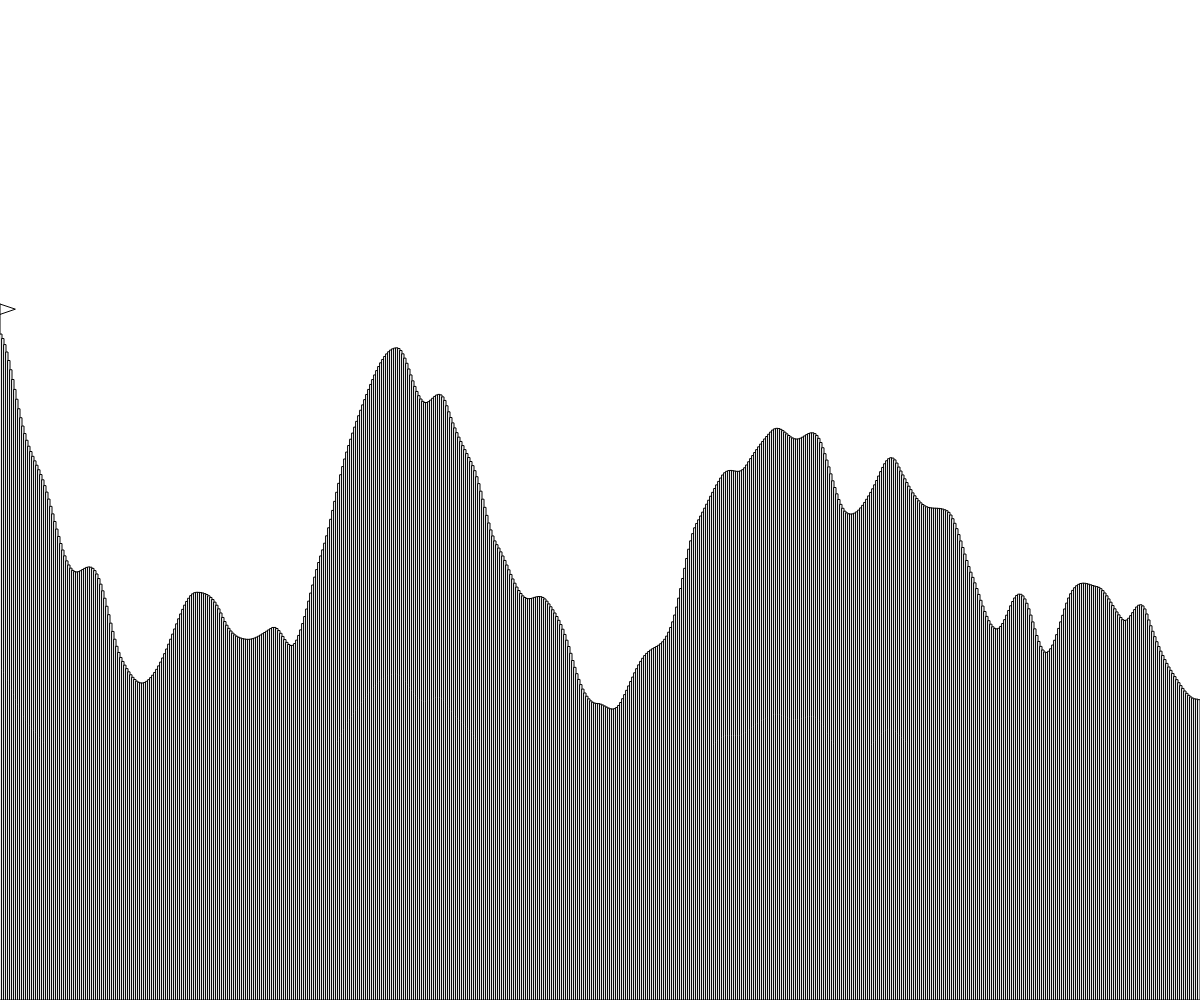
Frame 1 (no input)
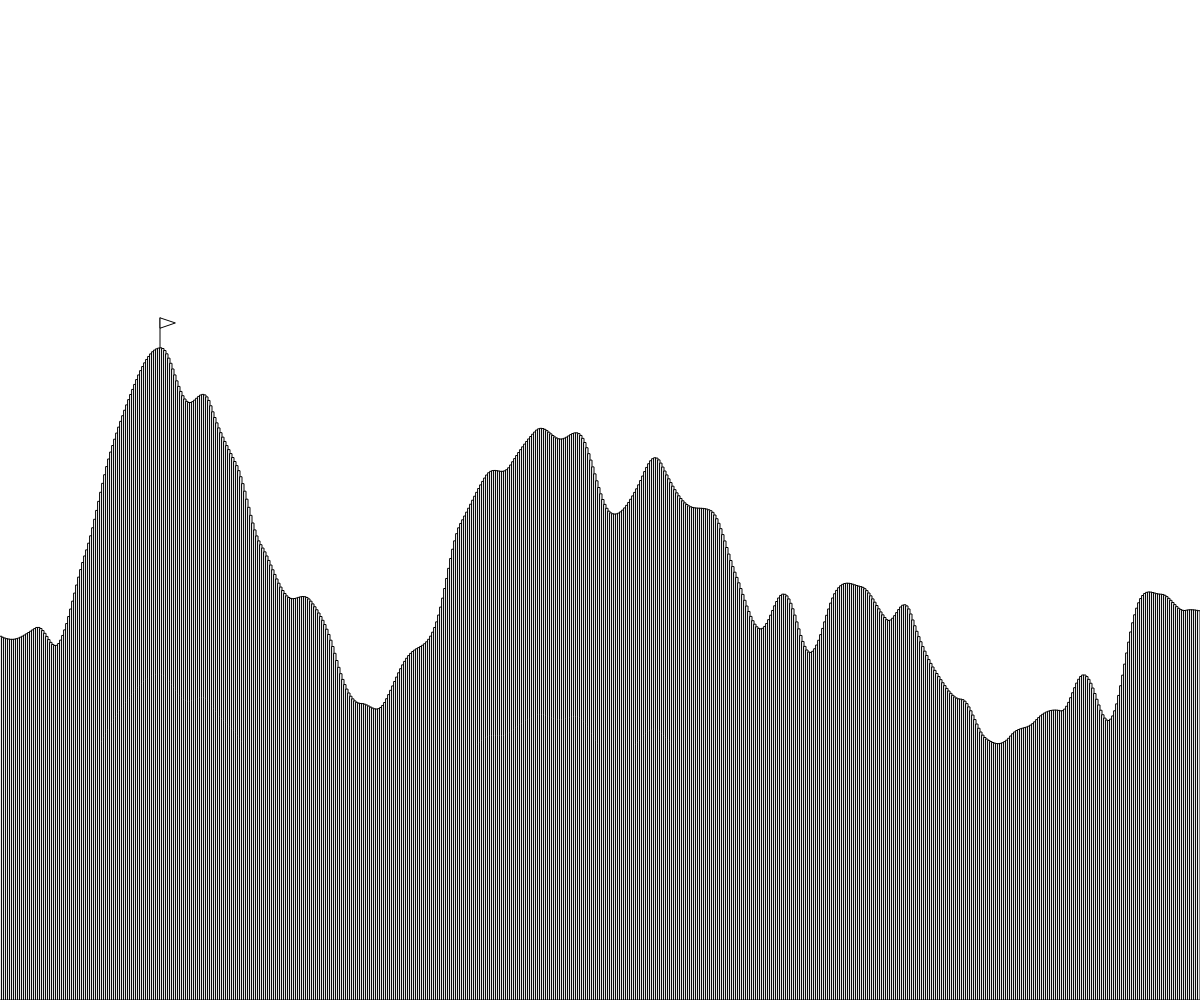
Frame 60 (no input)
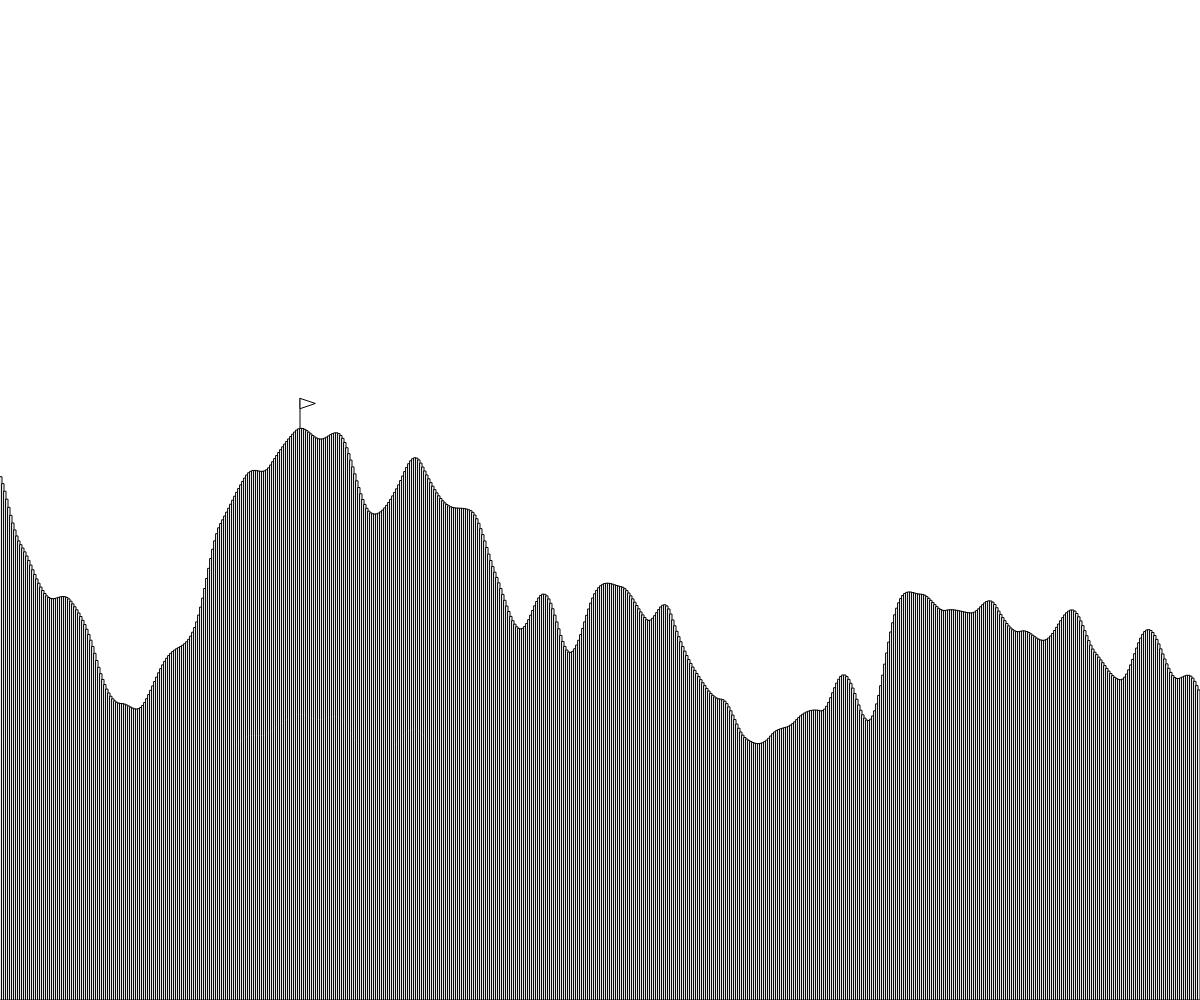
Frame 120 (the mouse pressed at the canvas centre since frame 60)

The p5.js sketch that drew these frames (run headless with seeded random() and noise() and a simulated clock; from frame 60 on, the mouse is pressed at the canvas centre):

// p5.js sketch
// ── sketch.js
// Perlin Noise Project
// Mason L.
// Oct. 5, 2023
//

//global variables
let noiseShiftMove = 0;
let rectangleWidth = 2;
let noiseShift = 0.01;
let rectHeightTime = 20;
let tallestX = 0; // these are variables for the highest point out of the rectangles
let tallestY = 0; 

function setup() {
  createCanvas(windowWidth, windowHeight);
  generateTerrain(); // makes the terrain
}

function generateTerrain(){ // displays the rectangles that look like the terrain
  let x = 0;
  rectHeightTime = noiseShiftMove;
  highestY = height; // the highest y point is equal to the height of the canvas
  while(x<width){
    let rectHeight = noise(rectHeightTime);
    rectHeight = map(rectHeight,0,1,0,windowHeight);
    rectHeightTime += noiseShift;
    
    rectMode(CORNERS);
    rect(x, height, x+rectangleWidth, height - rectHeight);
    stroke(0);
    
    // check if this point is higher than the previous point
    if (height - rectHeight < highestY) {
      highestX = x;
      highestY = height - rectHeight;
    }
    
    x += rectangleWidth;
  }
}

function keyPressed(){ // when arrow key left or right is pressed, change rectangle width
  if(keyCode===LEFT_ARROW && rectangleWidth>1) rectangleWidth -= 1;
  else if(keyCode===RIGHT_ARROW) rectangleWidth += 1;
  background(255);
  generateTerrain();
  drawFlag(20, 20);
}

function draw(){ //calls the functions every frame to look animated
  background(255);
  noiseShiftMove += 0.02;
  generateTerrain();
  drawFlag(20, 20);
}

function drawFlag(x,y){ // draws the flag
  line(highestX, highestY, highestX, highestY - 30); 
  triangle(highestX, highestY - 20, highestX, highestY - 30, highestX + 15, highestY - 25); 
}
